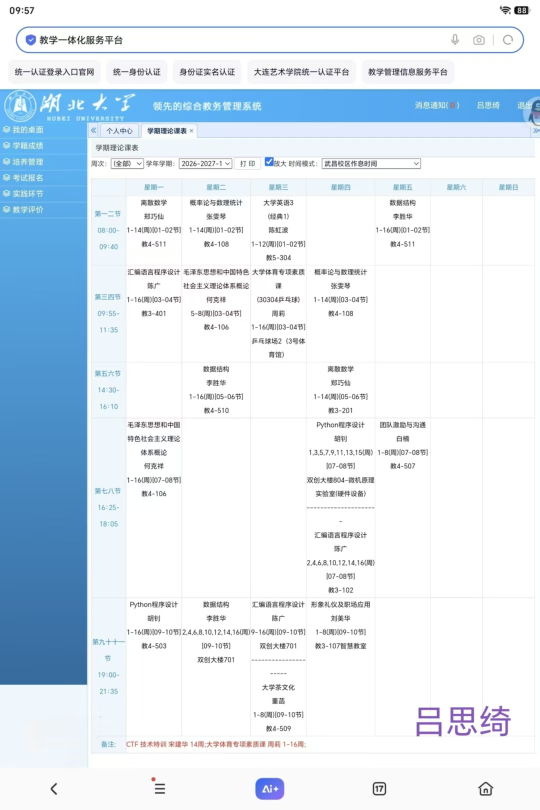
#> input picture lsq的课表.jpg, 1080 x 1620 px (shown at 1/2 size)
$ python -i table_layout.py   (imports and definitions only)
#> lines starting #> are read from the running program, lines starting #| are printed output that depends on the picture
import re

import cv2
import numpy as np


WEEKDAY_PATTERN = re.compile(r"(?:周|星期)([一二三四五六日天])")
PERIOD_PATTERN = re.compile(
    r"(?<!\d)(\d{1,2})(?:\s*[-~—－至到]\s*(\d{1,2}))?\s*节?"
)
WEEKDAY_MAP = {
    "一": 1,
    "二": 2,
    "三": 3,
    "四": 4,
    "五": 5,
    "六": 6,
    "日": 7,
    "天": 7,
}


def extract_table_layout(image_path, ocr_items=None):
#> called with image_path = '../lsq的课表.jpg'
    try:
        image_data = np.fromfile(str(image_path), dtype=np.uint8)
    except OSError:
        return None
    image = cv2.imdecode(image_data, cv2.IMREAD_COLOR)
#> image is the input picture: shape (1620, 1080, 3); mean B, G, R 242, 232, 220.3
    if image is None:
        return None

    original_height, original_width = image.shape[:2]
#> original_height = 1620; original_width = 1080
    max_width = 1800
    scale = min(1.0, max_width / max(original_width, 1))
#> scale = 1
    if scale < 1.0:
        image = cv2.resize(
            image,
            (max(1, int(original_width * scale)), max(1, int(original_height * scale))),
            interpolation=cv2.INTER_AREA,
        )

    gray = cv2.cvtColor(image, cv2.COLOR_BGR2GRAY)
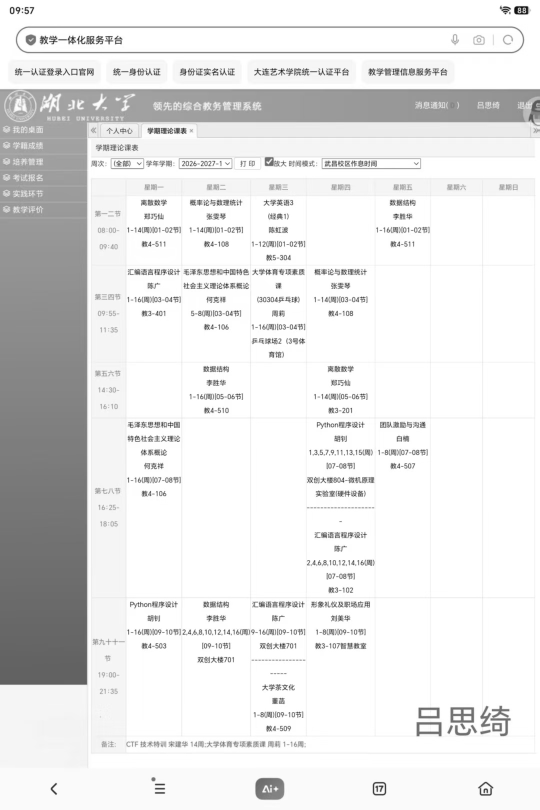
#> gray: shape (1620, 1080) (shown at 1/2 size); min 9, max 255, mean 229.7
    row_positions, column_positions = _detect_grid_lines(gray)
    if len(row_positions) < 3 or len(column_positions) < 3:
        return None

    if scale < 1.0:
        row_positions = [round(position / scale, 1) for position in row_positions]
        column_positions = [
            round(position / scale, 1) for position in column_positions
        ]

    anchor_layout = _layout_from_ocr_anchors(
        row_positions,
        original_width,
        original_height,
        ocr_items or [],
    )
    if anchor_layout:
        return anchor_layout

    cells = _build_cells(column_positions, row_positions, ocr_items or [])
    rows = [
        {
            "index": index,
            "y1": row_positions[index],
            "y2": row_positions[index + 1],
            "texts": _row_texts(cells, index),
        }
        for index in range(len(row_positions) - 1)
    ]
    columns = [
        {
            "index": index,
            "x1": column_positions[index],
            "x2": column_positions[index + 1],
            "texts": _column_texts(cells, index),
        }
        for index in range(len(column_positions) - 1)
    ]

    header_row_index = _find_header_row(rows)
    label_column_indexes = _find_period_label_columns(
        columns, cells, rows, header_row_index
    )
    weekday_columns = _map_weekday_columns(
        columns, cells, header_row_index, label_column_indexes
    )
    period_rows = _map_period_rows(
        rows,
        cells,
        header_row_index,
        label_column_indexes,
    )
    content_cells = _content_cells(
        cells,
        weekday_columns,
        period_rows,
        header_row_index,
        label_column_indexes,
    )
    if not content_cells:
        return None

    return {
        "detected": True,
        "grid": {
            "row_count": len(rows),
            "column_count": len(columns),
        },
        "header_row_index": header_row_index,
        "label_column_indexes": sorted(label_column_indexes),
        "weekday_columns": weekday_columns,
        "period_rows": period_rows,
        "content_cells": content_cells,
        "source_ocr_item_count": len(ocr_items or []),
    }


def _detect_grid_lines(gray):
    edges = cv2.Canny(gray, 40, 120)
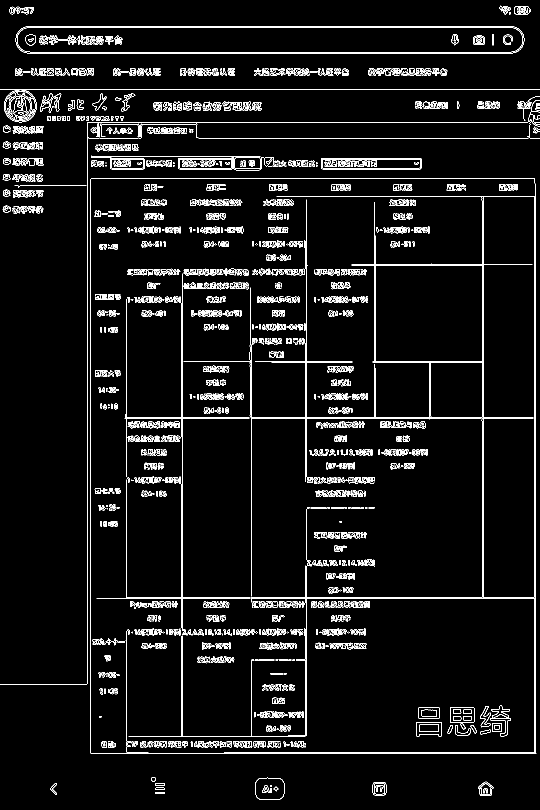
#> edges: shape (1620, 1080) (shown at 1/2 size); 5.1% white in thin lines or dots
    height, width = gray.shape
#> height = 1620; width = 1080
    lines = cv2.HoughLinesP(
        edges,
        1,
        np.pi / 180,
        threshold=70,
        minLineLength=max(30, int(width * 0.12)),
        maxLineGap=12,
    )
#> lines = 147 rows, first 6: [0, 178, 1079, 178], [1070, 1507, 1070, 367], [46, 55, 1033, 55], [364, 1491, 364, 547], [174, 1367, 174, 233], [1068, 1507, 1068, 392]
    horizontal_segments = []
    vertical_segments = []
    for line in lines if lines is not None else []:
        x1, y1, x2, y2 = [int(value) for value in line[0]]
        delta_x = abs(x2 - x1)
        delta_y = abs(y2 - y1)
        if delta_y <= 4 and delta_x >= width * 0.18:
            horizontal_segments.append((round((y1 + y2) / 2), delta_x))
        elif delta_x <= 4 and delta_y >= height * 0.18:
            vertical_segments.append((round((x1 + x2) / 2), delta_y))
#> this loop made 147 passes
#> (x1, y1, x2, y2, delta_x, delta_y) on passes 1 to 12: (0, 178, 1079, 178, 1079, 0), (1070, 1507, 1070, 367, 0, 1140), (46, 55, 1033, 55, 987, 0), (364, 1491, 364, 547, 0, 944), (174, 1367, 174, 233, 0, 1134), (1068, 1507, 1068, 392, 0, 1115), (51, 53, 1028, 53, 977, 0), (182, 356, 1069, 356, 887, 0), (54, 106, 1025, 106, 971, 0), (181, 1506, 181, 358, 0, 1148), (397, 276, 1079, 276, 682, 0), (966, 1196, 966, 392, 0, 804)
#> after the loop, horizontal_segments = 80 pairs, first value 53 to 1507, second value 195 to 1079; vertical_segments = [(1070, 1140), (364, 944), (174, 1134), (1068, 1115), (181, 1148), (966, 804), (613, 561), (964, 802), (502, 515), (749, 428), (751, 365)]
    return (
        _cluster_line_segments(horizontal_segments),
        _cluster_line_segments(vertical_segments),
    )


def _cluster_line_segments(segments, max_gap=20):
#> called with max_gap = 20
    if not segments:
        return []
    ordered_segments = sorted(segments)
#> ordered_segments has the same summary as horizontal_segments in _detect_grid_lines
    clusters = []
    current = [ordered_segments[0]]
#> current = [(53, 977)]
    for segment in ordered_segments[1:]:
        if segment[0] - current[-1][0] <= max_gap:
            current.append(segment)
        else:
            clusters.append(_weighted_segment_position(current))
            current = [segment]
#> this loop made 79 passes
#> (total_weight in _weighted_segment_position, current) on passes 2, 4, 5, 17, 19, 20, 31, 32, 41, 43, 45, 47: (1964, [(104, 985)]), (1956, [(178, 1079)]), (1079, [(204, 209)]), (2556, [(244, 904)]), (1104, [(276, 682)]), (682, [(312, 286)]), (4038, [(392, 516)]), (516, [(529, 361)]), (2453, [(723, 218)]), (505, [(834, 816)]), (1633, [(901, 197)]), (432, [(1194, 814)])
#> current on passes 61, 68: [(1262, 203)], [(1473, 357)]
#> after the loop, clusters = [54, 105, 178, 213, 245, 276, 332, 392, 539, 723, 836, 905, 1203, 1265]
    clusters.append(_weighted_segment_position(current))
#> the loop in _cluster_line_segments (call 2), `for segment in ordered_segments[1:]:` made 10 passes
#> (total_weight in _weighted_segment_position, current) on passes 2, 3, 4, 5, 7, 9: (2282, [(364, 944)]), (944, [(502, 515)]), (515, [(613, 561)]), (561, [(749, 428)]), (793, [(964, 802)]), (1606, [(1068, 1115)])
#> in extract_table_layout, `row_positions, column_positions = _detect_grid_lines(gray)`: row_positions = [54, 105, 178, 213, 245, 276, 332, 392, 539, 723, 836, 905, 1203, 1265, 1492]; column_positions = [178, 364, 502, 613, 750, 965, 1069]
    return clusters


def _weighted_segment_position(segments):
    total_weight = sum(weight for _position, weight in segments)
    if not total_weight:
        return round(sum(position for position, _weight in segments) / len(segments))
    return round(
        sum(position * weight for position, weight in segments) / total_weight
    )


def _layout_from_ocr_anchors(row_positions, image_width, image_height, ocr_items):
#> called with image_width = 1080, image_height = 1620
    weekday_items = []
    for item in ocr_items:
        match = WEEKDAY_PATTERN.search(str(item.get("text") or ""))
        if not match:
            continue
        weekday = WEEKDAY_MAP.get(match.group(1))
        if not weekday:
            continue
        weekday_items.append(
            {
                "weekday": weekday,
                "x": _number(item.get("center_x")),
                "y": _number(item.get("center_y")),
            }
        )
    if len(weekday_items) < 4:
        return None

    top_weekday_items = [
        item
        for item in weekday_items
        if item["y"] <= max(80.0, image_height * 0.18)
    ]
    if len(top_weekday_items) >= 4:
        weekday_items = top_weekday_items
    by_weekday = {}
    for item in weekday_items:
        current = by_weekday.get(item["weekday"])
        if current is None or (item["y"], item["x"]) < (
            current["y"],
            current["x"],
        ):
            by_weekday[item["weekday"]] = item
    weekday_items = [
        by_weekday[weekday] for weekday in sorted(by_weekday)
    ]
    if len(weekday_items) < 4:
        return None
    weekday_items.sort(key=lambda item: item["x"])
    spacings = [
        weekday_items[index + 1]["x"] - weekday_items[index]["x"]
        for index in range(len(weekday_items) - 1)
        if weekday_items[index + 1]["x"] > weekday_items[index]["x"]
    ]
    if not spacings:
        return None
    spacing = sorted(spacings)[len(spacings) // 2]
    first_left = max(0.0, weekday_items[0]["x"] - spacing / 2)
    last_right = min(
        float(image_width),
        weekday_items[-1]["x"] + spacing / 2,
    )

    weekday_columns = []
    for index, item in enumerate(weekday_items):
        if index == 0:
            x1 = first_left
        else:
            x1 = (
                weekday_items[index - 1]["x"] + item["x"]
            ) / 2
        if index == len(weekday_items) - 1:
            x2 = last_right
        else:
            x2 = (
                item["x"] + weekday_items[index + 1]["x"]
            ) / 2
        weekday_columns.append(
            {
                "column": index,
                "weekday": item["weekday"],
                "label": _weekday_label(item["weekday"]),
                "x1": round(x1, 1),
                "x2": round(x2, 1),
            }
        )

    header_y = sorted(item["y"] for item in weekday_items)[
        len(weekday_items) // 2
    ]
    header_bottom = next(
        (position for position in row_positions if position > header_y + 4),
        header_y + max(30.0, image_height * 0.03),
    )
    table_bottom = max(row_positions[-1], header_bottom + 1) if row_positions else image_height
    period_anchors = _period_anchors(
        ocr_items,
        header_bottom,
        first_left + max(8.0, spacing * 0.08),
    )
    if len(period_anchors) >= 2:
        row_boundaries = [header_bottom]
        for index in range(len(period_anchors) - 1):
            row_boundaries.append(
                round(
                    (
                        period_anchors[index]["y"]
                        + period_anchors[index + 1]["y"]
                    )
                    / 2,
                    1,
                )
            )
        row_boundaries.append(round(table_bottom, 1))
    else:
        row_boundaries = [
            position for position in row_positions if position >= header_bottom
        ]
        if row_boundaries and row_boundaries[-1] < table_bottom:
            row_boundaries.append(round(table_bottom, 1))
    if len(row_boundaries) < 2:
        return None

    period_rows = []
    for index in range(len(row_boundaries) - 1):
        y1 = row_boundaries[index]
        y2 = row_boundaries[index + 1]
        anchor = next(
            (
                item
                for item in period_anchors
                if y1 <= item["y"] <= y2
            ),
            None,
        )
        if anchor:
            start_period, end_period = anchor["period"]
        else:
            start_period = end_period = index + 1
        period_rows.append(
            {
                "row": index,
                "start_period": start_period,
                "end_period": end_period,
                "label": anchor["text"] if anchor else "",
                "y1": round(y1, 1),
                "y2": round(y2, 1),
            }
        )

    content_cells = []
    for row in period_rows:
        for column in weekday_columns:
            texts = []
            items = []
            for item in ocr_items:
                center_x = _number(item.get("center_x"))
                center_y = _number(item.get("center_y"))
                if (
                    column["x1"] + 3 <= center_x <= column["x2"] - 3
                    and row["y1"] + 3 <= center_y <= row["y2"] - 3
                ):
                    text = str(item.get("text") or "").strip()
                    if text:
                        texts.append(text)
                        items.append(item)
            if not texts:
                continue
            content_cells.append(
                {
                    "row": row["row"],
                    "column": column["column"],
                    "weekday": column["weekday"],
                    "start_period": row["start_period"],
                    "end_period": row["end_period"],
                    "period_label": row["label"],
                    "texts": texts,
                    "confidence": round(
                        min(
                            [_number(item.get("confidence"), 1.0) for item in items]
                        ),
                        4,
                    ),
                }
            )
    if not content_cells:
        return None
    return {
        "detected": True,
        "method": "ocr-anchors",
        "grid": {
            "row_count": len(period_rows),
            "column_count": len(weekday_columns),
        },
        "header_row_index": 0,
        "label_column_indexes": [0],
        "weekday_columns": [
            {
                "column": column["column"],
                "weekday": column["weekday"],
                "label": column["label"],
            }
            for column in weekday_columns
        ],
        "period_rows": period_rows,
        "content_cells": content_cells,
        "source_ocr_item_count": len(ocr_items),
    }


# [51 lines left out: functions _period_anchors, _parse_chinese_period, not called in this run]


def _weekday_label(weekday):
    return f"周{'一二三四五六日'[weekday - 1]}"


def _build_cells(column_positions, row_positions, ocr_items):
    cells = []
    for row_index in range(len(row_positions) - 1):
        y1 = row_positions[row_index]
        y2 = row_positions[row_index + 1]
        for column_index in range(len(column_positions) - 1):
            x1 = column_positions[column_index]
            x2 = column_positions[column_index + 1]
            inset_x = min(max(3.0, (x2 - x1) * 0.04), 10.0)
            inset_y = min(max(3.0, (y2 - y1) * 0.04), 10.0)
            items = []
            for item in ocr_items:
                center_x = _number(item.get("center_x"))
                center_y = _number(item.get("center_y"))
                if (
                    x1 + inset_x <= center_x <= x2 - inset_x
                    and y1 + inset_y <= center_y <= y2 - inset_y
                ):
                    items.append(item)
            items.sort(key=lambda item: (_number(item.get("center_y")), _number(item.get("center_x"))))
            cells.append(
                {
                    "row": row_index,
                    "column": column_index,
                    "x1": round(x1, 1),
                    "y1": round(y1, 1),
                    "x2": round(x2, 1),
                    "y2": round(y2, 1),
                    "items": items,
                    "texts": [
                        str(item.get("text") or "").strip()
                        for item in items
                        if str(item.get("text") or "").strip()
                    ],
                }
            )
#> this loop made 14 passes
#> (y1, y2) on passes 1 to 12: (54, 105), (105, 178), (178, 213), (213, 245), (245, 276), (276, 332), (332, 392), (392, 539), (539, 723), (723, 836), (836, 905), (905, 1203)
#> after the loop, cells = 84 items
    return cells


# [5 lines left out: function _number, not called in this run]


def _row_texts(cells, row_index):
#> in extract_table_layout, `rows = [ { "index": index, "y1": row_positions[index], "y2": row_posit..`: rows = 14 items
    return [
        text
        for cell in cells
        if cell["row"] == row_index
        for text in cell["texts"]
    ]


def _column_texts(cells, column_index):
#> in extract_table_layout, `columns = [ { "index": index, "x1": column_positions[index], "x2": col..`: columns = 6 items
    return [
        text
        for cell in cells
        if cell["column"] == column_index
        for text in cell["texts"]
    ]


def _find_header_row(rows):
    best_index = 0
    best_score = 0
    for row in rows[: min(3, len(rows))]:
        score = sum(1 for text in row["texts"] if WEEKDAY_PATTERN.search(text))
        if score > best_score:
            best_score = score
            best_index = row["index"]
#> this loop made 3 passes
#> row on passes 1 to 3: {'index': 0, 'y1': 54, 'y2': 105, 'texts': []}, {'index': 1, 'y1': 105, 'y2': 178, 'texts': []}, {'index': 2, 'y1': 178, 'y2': 213, 'texts': []}
#> after the loop, best_index = 0; best_score = 0
#> in extract_table_layout, `header_row_index = _find_header_row(rows)`: header_row_index = 1

    if best_score >= 2:
        return min(best_index + 1, len(rows))
    return 1 if rows else 0


def _parse_period(text):
    matches = PERIOD_PATTERN.findall(text)
    if not matches:
        return None
    start_values = []
    end_values = []
    for start, end in matches:
        start_value = int(start)
        end_value = int(end or start)
        if 1 <= start_value <= 12 and 1 <= end_value <= 12:
            start_values.append(min(start_value, end_value))
            end_values.append(max(start_value, end_value))
    if not start_values:
        return None
    return min(start_values), max(end_values)


def _find_period_label_columns(columns, cells, rows, header_row_index):
#> called with header_row_index = 1
    period_column_candidates = []
    for column_index in range(min(3, len(columns))):
        count = 0
        for row_index in range(header_row_index, len(rows)):
            text = _cell_text(cells, column_index, row_index)
            if _parse_period(text):
                count += 1
        if count >= 2:
            period_column_candidates.append(column_index)
#> this loop made 3 passes
#> after the loop, period_column_candidates = []
#> in extract_table_layout, `label_column_indexes = _find_period_label_columns( columns, cells, row..`: label_column_indexes = [0]
    return period_column_candidates or [0]


def _cell_text(cells, column_index, row_index):
    for cell in cells:
        if cell["row"] == row_index and cell["column"] == column_index:
            return " ".join(cell["texts"])
    return ""


def _map_weekday_columns(columns, cells, header_row_index, label_columns):
#> called with header_row_index = 1
    mapped = {}
    for column in columns:
        if column["index"] in label_columns:
            continue
        header_texts = []
        start = max(0, header_row_index - 2)
        for row_index in range(start, header_row_index):
            for cell in cells:
                if (
                    cell["row"] == row_index
                    and cell["column"] == column["index"]
                ):
                    header_texts.extend(cell["texts"])
        for text in header_texts:
            match = WEEKDAY_PATTERN.search(text)
            if match:
                mapped[column["index"]] = WEEKDAY_MAP[match.group(1)]
                break
#> this loop made 6 passes
#> column on passes 1, 4, 5, 6: {'index': 0, 'x1': 178, 'x2': 364, 'texts': []}, {'index': 3, 'x1': 613, 'x2': 750, 'texts': []}, {'index': 4, 'x1': 750, 'x2': 965, 'texts': []}, {'index': 5, 'x1': 965, 'x2': 1069, 'texts': []}
#> (column, start) on passes 2 to 3: ({'index': 1, 'x1': 364, 'x2': 502, 'texts': []}, 0), ({'index': 2, 'x1': 502, 'x2': 613, 'texts': []}, 0)
    if not mapped:
        content_columns = [
            column["index"]
            for column in columns
            if column["index"] not in label_columns
        ]
        for weekday, column_index in enumerate(content_columns[:7], start=1):
            mapped[column_index] = weekday
#> this loop made 5 passes
    elif mapped:
        known_columns = sorted(mapped)
        for column in columns:
            column_index = column["index"]
            if column_index in label_columns or column_index in mapped:
                continue
            nearest = min(
                known_columns,
                key=lambda known: abs(known - column_index),
            )
            mapped[column_index] = mapped[nearest]
    return [
        {
            "column": column["index"],
            "weekday": mapped.get(column["index"]),
            "label": " ".join(column["texts"][:3]),
        }
        for column in columns
        if column["index"] not in label_columns
    ]


def _map_period_rows(rows, cells, header_row_index, label_columns):
#> called with header_row_index = 1
    mapped = []
    for row_index in range(header_row_index, len(rows)):
        texts = [
            text
            for column_index in label_columns
            for text in _cell_text(cells, column_index, row_index).split()
        ]
        parsed = _parse_period(" ".join(texts))
        fallback_period = row_index - header_row_index + 1
        start_period = parsed[0] if parsed else fallback_period
        end_period = parsed[1] if parsed else fallback_period
        mapped.append(
            {
                "row": row_index,
                "start_period": start_period,
                "end_period": end_period,
                "label": " ".join(texts),
            }
        )
#> this loop made 13 passes
    return mapped


def _content_cells(
    cells,
    weekday_columns,
    period_rows,
    header_row_index,
    label_columns,
):
#> called with header_row_index = 1
    weekday_by_column = {
        item["column"]: item["weekday"]
        for item in weekday_columns
        if item.get("weekday")
    }
    period_by_row = {
        item["row"]: (item["start_period"], item["end_period"], item["label"])
        for item in period_rows
    }
    content = []
    for cell in cells:
        if cell["row"] < header_row_index or cell["column"] in label_columns:
            continue
        texts = [text for text in cell["texts"] if text]
        if not texts:
            continue
        period = period_by_row.get(cell["row"], (None, None, ""))
        content.append(
            {
                "row": cell["row"],
                "column": cell["column"],
                "weekday": weekday_by_column.get(cell["column"]),
                "start_period": period[0],
                "end_period": period[1],
                "period_label": period[2],
                "texts": texts,
                "confidence": round(
                    min(
                        [
                            _number(item.get("confidence"), 1.0)
                            for item in cell["items"]
                        ]
                        or [1.0]
                    ),
                    4,
                ),
            }
        )
#> this loop made 84 passes
    return content

>>> result = extract_table_layout('../lsq的课表.jpg')
